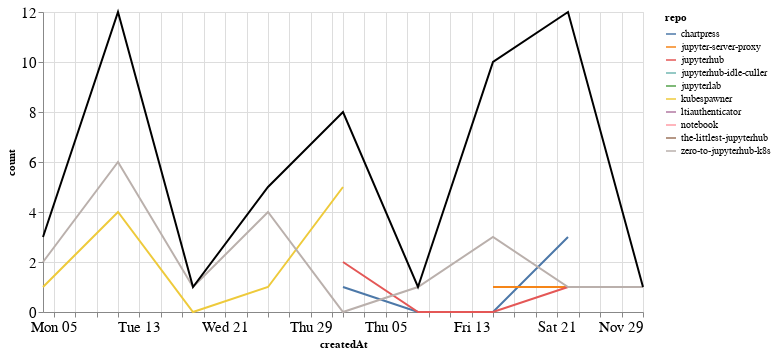

Notebook source saved alongside this figure:
### Markdown cell above
## Comments

### Code cell
comments_time = comments.groupby('repo').resample('W', on='createdAt').count()['author'].reset_index()
comments_time = comments_time.rename(columns={'author': 'count'})
comments_time_total = comments_time.groupby('createdAt').agg({"count": "sum"}).reset_index()
ch1 = alt.Chart(comments_time, width=600).mark_line().encode(
    x='createdAt',
    y='count',
    color='repo',
    tooltip="repo"
)

ch2 = alt.Chart(comments_time_total, width=600).mark_line(color="black").encode(
    x='createdAt',
    y='count',
)

ch1 + ch2

### Figure 1 — Vega-Lite specification as saved in the notebook (floating-point values rounded to 4 significant figures)
{"config": {"axisLeft": {"labelFontSize": 15}, "axisBottom": {"labelFontSize": 15}}, "layer": [{"data": {"name": "data-31da04a7cbbb830cfa7e99a1534b9020"}, "mark": "line", "encoding": {"color": {"type": "nominal", "field": "repo"}, "tooltip": {"type": "nominal", "field": "repo"}, "x": {"type": "temporal", "field": "createdAt"}, "y": {"type": "quantitative", "field": "count"}}, "width": 600}, {"data": {"name": "data-c602a6d4eff77ee7ffa1fe24886d0152"}, "mark": {"type": "line", "color": "black"}, "encoding": {"x": {"type": "temporal", "field": "createdAt"}, "y": {"type": "quantitative", "field": "count"}}, "width": 600}], "$schema": "https://vega.github.io/schema/vega-lite/v4.8.1.json", "datasets": {"data-31da04a7cbbb830cfa7e99a1534b9020": [{"repo": "chartpress", "createdAt": "2020-11-01T00:00:00", "count": 1}, {"repo": "chartpress", "createdAt": "2020-11-08T00:00:00", "count": 0}, {"repo": "chartpress", "createdAt": "2020-11-15T00:00:00", "count": 0}, {"repo": "chartpress", "createdAt": "2020-11-22T00:00:00", "count": 3}, {"repo": "jupyter-server-proxy", "createdAt": "2020-11-15T00:00:00", "count": 1}, {"repo": "jupyter-server-proxy", "createdAt": "2020-11-22T00:00:00", "count": 1}, {"repo": "jupyterhub", "createdAt": "2020-11-01T00:00:00", "count": 2}, {"repo": "jupyterhub", "createdAt": "2020-11-08T00:00:00", "count": 0}, {"repo": "jupyterhub", "createdAt": "2020-11-15T00:00:00", "count": 0}, {"repo": "jupyterhub", "createdAt": "2020-11-22T00:00:00", "count": 1}, {"repo": "jupyterhub-idle-culler", "createdAt": "2020-11-15T00:00:00", "count": 3}, {"repo": "jupyterlab", "createdAt": "2020-11-22T00:00:00", "count": 5}, {"repo": "kubespawner", "createdAt": "2020-10-04T00:00:00", "count": 1}, {"repo": "kubespawner", "createdAt": "2020-10-11T00:00:00", "count": 4}, {"repo": "kubespawner", "createdAt": "2020-10-18T00:00:00", "count": 0}, {"repo": "kubespawner", "createdAt": "2020-10-25T00:00:00", "count": 1}, {"repo": "kubespawner", "createdAt": "2020-11-01T00:00:00", "count": 5}, {"repo": "ltiauthenticator", "createdAt": "2020-11-15T00:00:00", "count": 3}, {"repo": "notebook", "createdAt": "2020-11-22T00:00:00", "count": 1}, {"repo": "the-littlest-jupyterhub", "createdAt": "2020-10-11T00:00:00", "count": 2}, {"repo": "zero-to-jupyterhub-k8s", "createdAt": "2020-10-04T00:00:00", "count": 2}, {"repo": "zero-to-jupyterhub-k8s", "createdAt": "2020-10-11T00:00:00", "count": 6}, {"repo": "zero-to-jupyterhub-k8s", "createdAt": "2020-10-18T00:00:00", "count": 1}, {"repo": "zero-to-jupyterhub-k8s", "createdAt": "2020-10-25T00:00:00", "count": 4}, {"repo": "zero-to-jupyterhub-k8s", "createdAt": "2020-11-01T00:00:00", "count": 0}, {"repo": "zero-to-jupyterhub-k8s", "createdAt": "2020-11-08T00:00:00", "count": 1}, {"repo": "zero-to-jupyterhub-k8s", "createdAt": "2020-11-15T00:00:00", "count": 3}, {"repo": "zero-to-jupyterhub-k8s", "createdAt": "2020-11-22T00:00:00", "count": 1}, {"repo": "zero-to-jupyterhub-k8s", "createdAt": "2020-11-29T00:00:00", "count": 1}], "data-c602a6d4eff77ee7ffa1fe24886d0152": [{"createdAt": "2020-10-04T00:00:00", "count": 3}, {"createdAt": "2020-10-11T00:00:00", "count": 12}, {"createdAt": "2020-10-18T00:00:00", "count": 1}, {"createdAt": "2020-10-25T00:00:00", "count": 5}, {"createdAt": "2020-11-01T00:00:00", "count": 8}, {"createdAt": "2020-11-08T00:00:00", "count": 1}, {"createdAt": "2020-11-15T00:00:00", "count": 10}, {"createdAt": "2020-11-22T00:00:00", "count": 12}, {"createdAt": "2020-11-29T00:00:00", "count": 1}]}}
